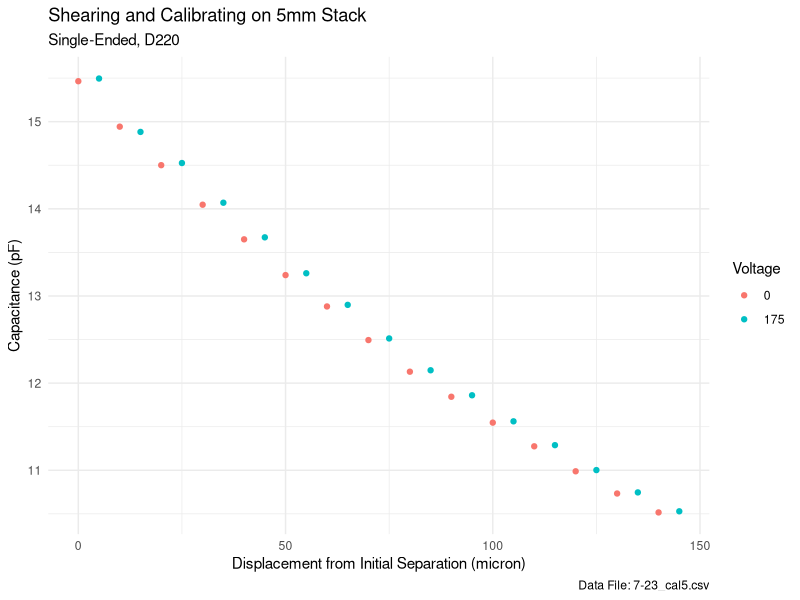

Write R code to recreate this figure. (Note: this script raises an error after producing the figure.)
library(tidyverse)
library(ggthemes)

setwd("~/hoffman/capacitance/capacitance_sensing/rscripts")

quick_data <- read_csv("../csv_files/7-09_cal1_se.csv",
                       col_names = c("distance", "raw", "batch", "capacitance"))
temp_data <- read_csv("../csv_files/7-26_cal1.csv",
                       col_names = c("batch", "Voltage", "time", "raw", "capacitance"))
temp_data %>% 
  filter(raw > 1000) %>% 
  group_by(batch) %>%
  summarize(avg_cap = mean(capacitance), 
            avg_raw = mean(raw),stdev =sd(capacitance), count = n(), 
            time = mean(time),
            Voltage = as.factor(mean(Voltage))) %>%
            # Voltage = mean(Voltage)) %>%
  filter(count>1) %>% 
  ungroup() %>%
# the following 3 lines apply if shearing and calibrating 
  # mutate(time = distance) %>%
  # mutate(distance = 10*floor(distance/40)) %>%
  # mutate(Voltage = as.factor(175*((batch-1)%%2))) %>%

  # mutate(voltage = as.factor(((batch-1)%%2)*175)) %>% 
  # ggplot(aes(distance, avg_cap/10^6, color = voltage))+
  ggplot(aes(5*batch, avg_cap, color = Voltage))+
  geom_point()+
  # geom_errorbar(aes(ymin=(avg_cap-2*stdev), ymax=(avg_cap+2*stdev)), width=.2)+
  labs(title = "Shearing and Calibrating on 5mm Stack",
       subtitle ="Single-Ended, D220",
       caption ="Data File: 7-23_cal5.csv",
       x = "Displacement from Initial Separation (micron)",
       y = "Capacitance (pF)")+
  # geom_smooth(method = "lm")+
  theme_minimal()

coef(lm(theory_sep~distance, temp))[["distance"]]




